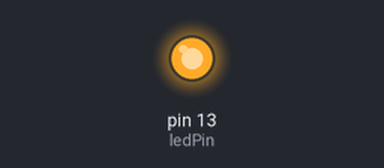
Simulated run of this sketch. Board: Arduino Uno, built with avr-gcc and run on an emulated ATmega328P. Shown: output pins drawn as LEDs (lit = HIGH).

Above: at 1.0 s.
At 3.0 s:
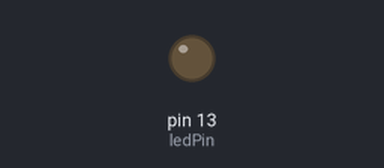
Timing chart, 0 to 5.2 s (numbered marks = the images above):
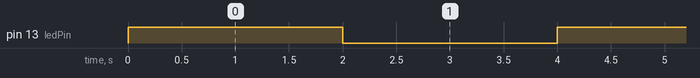

Measured:
- by itself, pin 13 (ledPin): alternates HIGH for 2.0 s and LOW for 2.0 s

The sketch:

sketch_feb28a.ino
```cpp
// AVR Timer CTC Interrupts Calculator
// v. 8
// http://www.arduinoslovakia.eu/application/timer-calculator
// Microcontroller: ATmega2560
// Created: 2020-02-28T08:11:49.850Z

#define ledPin 13

void setupTimer1() {
  noInterrupts();
  // Clear registers
  TCCR1A = 0;
  TCCR1B = 0;
  TCNT1 = 0;

  // 0.5 Hz (16000000/((31249+1)*1024))
  OCR1A = 31249;
  // CTC
  TCCR1B |= (1 << WGM12);
  // Prescaler 1024
  TCCR1B |= (1 << CS12) | (1 << CS10);
  // Output Compare Match A Interrupt Enable
  TIMSK1 |= (1 << OCIE1A);
  interrupts();
}

void setup() {
  pinMode(ledPin, OUTPUT);
  setupTimer1();
}

void loop() {
}

ISR(TIMER1_COMPA_vect) {
  digitalWrite(ledPin, digitalRead(ledPin) ^ 1);
}
```
